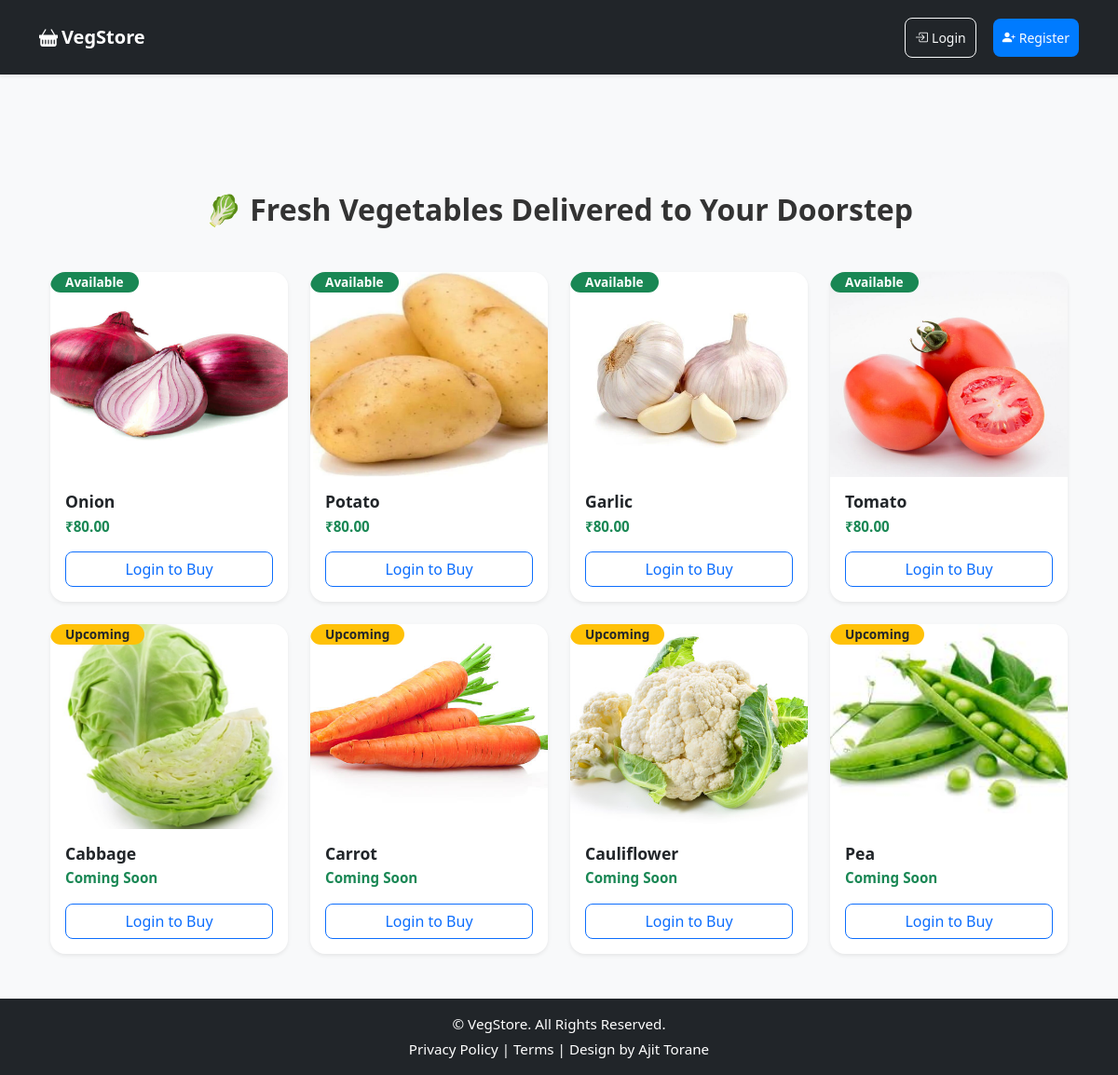
The page / on the database its author committed.
### app.py (models this page shows)
class Product(db.Model):
    id = db.Column(db.Integer, primary_key=True)
    name = db.Column(db.String(150), nullable=False)
    price = db.Column(db.Float, nullable=False)
    image = db.Column(db.String(150), nullable=False)
    status = db.Column(db.String(20), nullable=False, default='available')  # available / upcoming

### app.py (the view)
@app.route('/')
def index():
    products = Product.query.all()
    return render_template('index.html', products=products)

### app.py (called while the page is built)
@app.context_processor
def inject_cart_count():
    if current_user.is_authenticated and not current_user.is_admin:
        count = Order.query.filter_by(user_id=current_user.id).count()
    else:
        count = 0
    return dict(cart_count=count)

### templates/index.html (shortened to what this page needs)
{% extends 'base.html' %}
{% block content %}
<link rel="stylesheet" href="{{ url_for('static', filename='css/style.css') }}">
<div class="container mt-5">
  <h2 class="mb-5 fw-bold text-center">
    🥬 Fresh Vegetables Delivered to Your Doorstep
  </h2>
  <div class="row g-4">
    {% for product in products %}
    <div class="col-lg-3 col-md-4 col-sm-6">
      <div class="card h-100 shadow-sm border-0 rounded-4 overflow-hidden position-relative hover-scale">
        <img src="{{ url_for('static', filename='images/' ~ product.image) }}"
             class="card-img-top"
             alt="{{ product.name }}"
             style="height:220px; object-fit:cover; transition: transform 0.3s;">
        {% if product.status == 'available' %}
        <span class="badge position-absolute top-2 start-2 bg-success text-white px-3 py-1 rounded-pill">
          Available
        </span>
        {% else %}
        <span class="badge position-absolute top-2 start-2 bg-warning text-dark px-3 py-1 rounded-pill">
          Upcoming
        </span>
        {% endif %}
        <div class="card-body d-flex flex-column">
          <h5 class="fw-semibold mb-1">{{ product.name }}</h5>
          <p class="text-success fw-bold mb-3">
            {% if product.status == 'available' %}
              ₹{{ "%.2f"|format(product.price) }}
            {% else %}
              Coming Soon
            {% endif %}
          </p>
          {% if current_user.is_authenticated %}
            {% if product.status == 'available' %}
            <form action="{{ url_for('add_to_cart', id=product.id) }}" method="POST" class="mt-auto">
             <button type="submit"
        class="btn btn-primary w-100 btn-hover add-to-cart-btn"
        data-product-id="{{ product.id }}">
  🛒 Add to Cart
</button>
            </form>
            {% else %}
            <button class="btn btn-secondary w-100 mt-auto" disabled>Coming Soon</button>
            {% endif %}
          {% else %}
            <a href="{{ url_for('login') }}" class="btn btn-outline-primary w-100 mt-auto">Login to Buy</a>
          {% endif %}
        </div>
      </div>
    </div>
    {% endfor %}
  </div>
</div>
{% endblock %}

### static/css/style.css (style rules this page uses)
* { box-sizing: border-box; }
body { font-family: 'Segoe UI', Tahoma, Geneva, Verdana, sans-serif; background-color: #f8f9fa; color: #333; margin: 0; padding: 0; min-height: 100vh; display: flex; flex-direction: column; }
.card { border-radius: 14px; overflow: hidden; background: #fff; box-shadow: 0 3px 8px rgba(0, 0, 0, 0.1); transition: transform 0.3s ease, box-shadow 0.3s ease; }
.card img { height: 180px; width: 100%; object-fit: cover; transition: transform 0.4s ease; }
.card-body { padding: 16px; }
.card-body h5 { font-size: 1.1rem; margin-bottom: 6px; font-weight: 600; }
.card-body p { font-size: 0.95rem; color: #555; }
.btn { border-radius: 8px; font-weight: 500; }
.badge { font-size: 0.85rem; padding: 6px 10px; font-weight: 600; border-radius: 6px; }
.hover-scale img { transition: transform 0.3s ease; }

### templates/base.html (style rules this page uses)
body { min-height: 100vh; display: flex; flex-direction: column; }

### rows shown on the page
Product: image (picture), status "Available", name "Onion", price "80.00"
Product: image (picture), status "Available", name "Potato", price "80.00"
Product: image (picture), status "Available", name "Garlic", price "80.00"
Product: image (picture), status "Available", name "Tomato", price "80.00"
Product: image (picture), status "Upcoming", name "Cabbage"
Product: image (picture), status "Upcoming", name "Carrot"
Product: image (picture), status "Upcoming", name "Cauliflower"
Product: image (picture), status "Upcoming", name "Pea"
